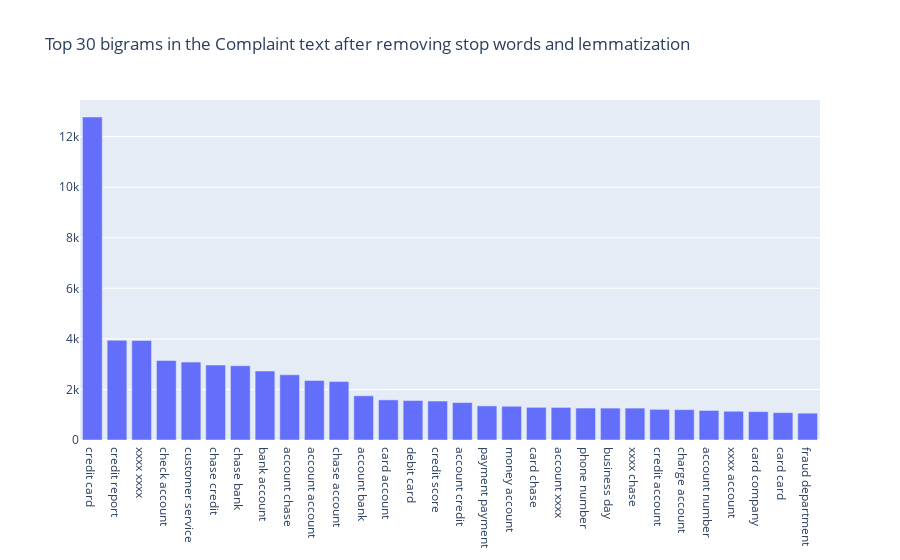

This figure's notebook cell:
### Code cell
#Write your code here to find the top 30 bigram frequency among the complaints in the cleaned datafram(df_clean). 
def get_top_n_bigram(corpus, n=None):
    vec = CountVectorizer(ngram_range=(2, 2), stop_words='english').fit(corpus)
    bag_of_words = vec.transform(corpus)
    sum_words = bag_of_words.sum(axis=0) 
    words_freq = [(word, sum_words[0, idx]) for word, idx in vec.vocabulary_.items()]
    words_freq =sorted(words_freq, key = lambda x: x[1], reverse=True)
    return words_freq[:n]
common_words = get_top_n_bigram(df_clean['Complaint_clean'].values.astype('U'), 30)
df3 = pd.DataFrame(common_words, columns = ['bigram' , 'count'])
fig = go.Figure([go.Bar(x=df3['bigram'], y=df3['count'])])
fig.update_layout(title=go.layout.Title(text="Top 30 bigrams in the Complaint text after removing stop words and lemmatization"))
fig.show()

### Figure 1 — Plotly figure (JSON) as saved in the notebook; plotly's stock layout.template omitted (floating-point values rounded to 4 significant figures)
{"data": [{"type": "bar", "x": ["credit card", "credit report", "xxxx xxxx", "check account", "customer service", "chase credit", "chase bank", "bank account", "account chase", "account account", "chase account", "account bank", "card account", "debit card", "credit score", "account credit", "payment payment", "money account", "card chase", "account xxxx", "phone number", "business day", "xxxx chase", "credit account", "charge account", "account number", "xxxx account", "card company", "card card", "fraud department"], "y": [12777, 3947, 3937, 3146, 3081, 2962, 2938, 2728, 2579, 2357, 2312, 1748, 1587, 1560, 1541, 1480, 1349, 1334, 1292, 1289, 1264, 1262, 1262, 1212, 1200, 1169, 1136, 1122, 1082, 1060]}], "layout": {"title": {"text": "Top 30 bigrams in the Complaint text after removing stop words and lemmatization"}}}
